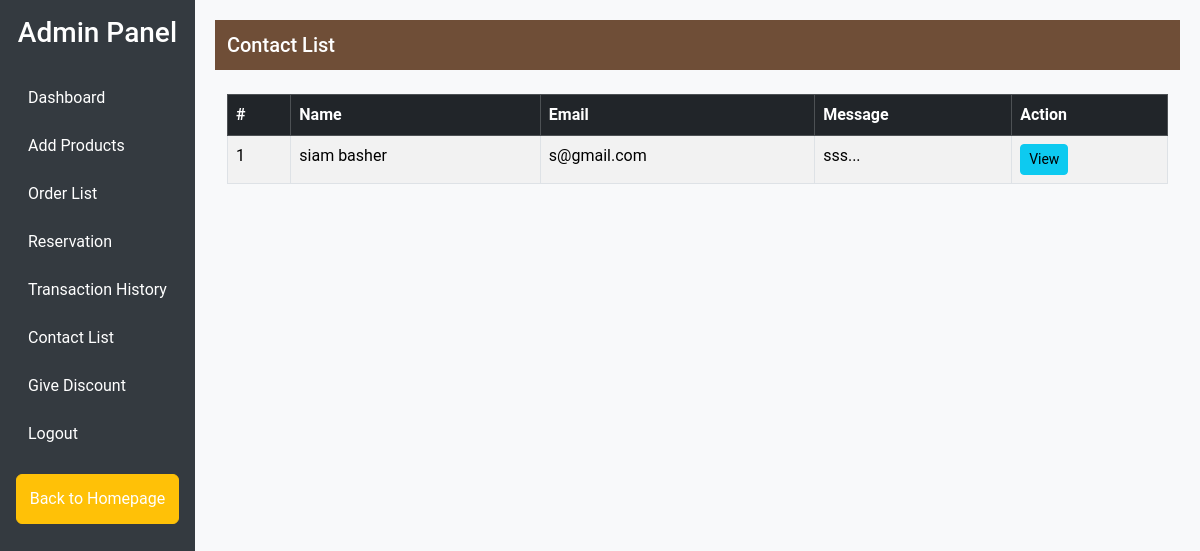
/contact_list.php (signed in), run on the app's committed database.
### tables this page shows
CREATE TABLE `contacts` (
  `id` int(11) NOT NULL,
  `name` varchar(100) NOT NULL,
  `email` varchar(100) NOT NULL,
  `message` text NOT NULL,
  `created_at` timestamp NOT NULL DEFAULT current_timestamp()
);

### contact_list.php (the view, shortened to what this page needs)
<?php
include_once 'config.php';
$contacts = $conn->query("SELECT * FROM contacts ORDER BY id DESC");
?>
<!DOCTYPE html>
<html lang="en">
<head>
    <link href="https://cdn.jsdelivr.net/npm/bootstrap@5.3.3/dist/css/bootstrap.min.css" rel="stylesheet">
</head>
<body>
    <div class="d-flex">
        <div class="sidebar p-3">
            <h3 class="text-white text-center mb-4">Admin Panel</h3>
        <a href="admin_dashboard.php">Dashboard</a>
        <a href="add_products.php">Add Products</a>
        <a href="order_list.php">Order List</a>
        <a href="seats_to_reserve.php">Reservation</a>
        <a href="transaction_history.php">Transaction History</a>
        <a href="contact_list.php" class="active">Contact List</a>
        <a href="give_discount.php">Give Discount</a>
        <a href="logout.php">Logout</a>
        <a href="index.php" class="mt-3 btn btn-warning w-100 text-center">Back to Homepage</a>
        </div>
        <div class="content flex-grow-1">
            <nav class="navbar navbar-expand-lg navbar-dark navbar-custom mb-4">
                <div class="container-fluid">
                    <span class="navbar-brand mb-0 h1">Contact List</span>
                </div>
            </nav>
            <div class="container">
                <table class="table table-bordered table-striped table-hover">
                    <thead class="table-dark">
                        <tr>
                            <th>#</th>
                            <th>Name</th>
                            <th>Email</th>
                            <th>Message</th>
                            <th>Action</th>
                        </tr>
                    </thead>
                    <tbody>
                        <?php if ($contacts->num_rows > 0): ?>
                            <?php $i = 1;
                            while ($c = $contacts->fetch_assoc()): ?>
                                <tr>
                                    <td><?php echo $i++; ?></td>
                                    <td><?php echo htmlspecialchars($c['name']); ?></td>
                                    <td><?php echo htmlspecialchars($c['email']); ?></td>
                                    <td><?php echo substr(htmlspecialchars($c['message']), 0, 50) . '...'; ?></td>
                                    <td>
                                        <button class="btn btn-info btn-sm" data-bs-toggle="modal" data-bs-target="#contactModal<?php echo $c['id']; ?>">View</button>
                                    </td>
                                </tr>
                            <?php endwhile; ?>
                        <?php else: ?>
                            <tr>
                                <td colspan="5" class="text-center">No contact messages found</td>
                            </tr>
                        <?php endif; ?>
                    </tbody>
                </table>
            </div>
        </div>
    </div>
</body>
</html>

### contact_list.php (style rules this page uses)
body { font-family: 'Roboto', sans-serif; background-color: #f8f9fa; }
.sidebar { min-height: 100vh; background-color: #343a40; }
.sidebar a { color: white; text-decoration: none; display: block; padding: 12px; }
.content { padding: 20px; }
.navbar-custom { background-color: #6f4e37; }

### data on the page
contacts: name "siam basher", email "s@gmail.com", message "sss"
